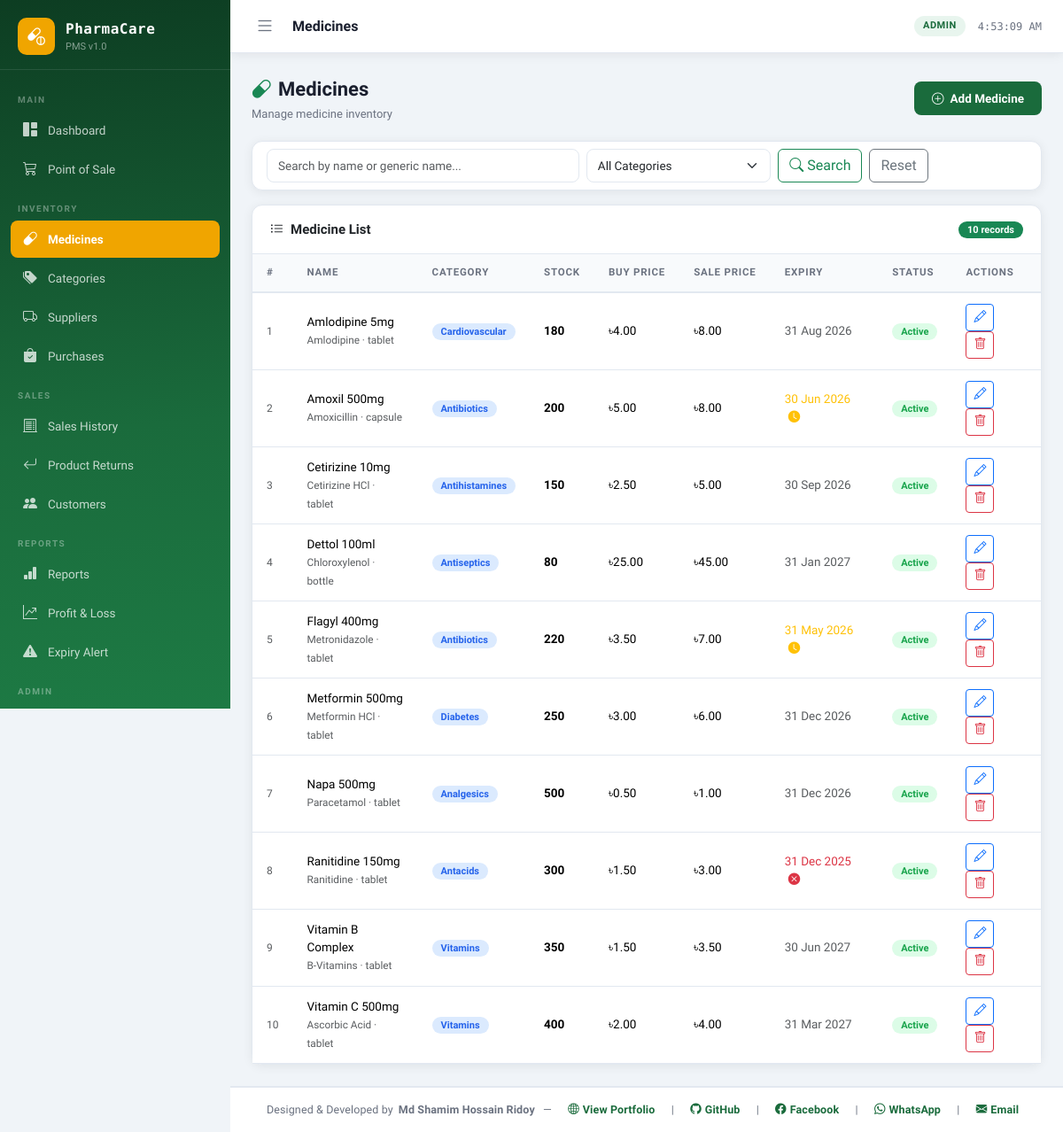
The app's page /pages/medicines.php (signed in) with its own data.
### tables this page shows
CREATE TABLE IF NOT EXISTS medicines (
    id INT AUTO_INCREMENT PRIMARY KEY,
    name VARCHAR(150) NOT NULL,
    generic_name VARCHAR(150),
    category_id INT,
    supplier_id INT,
    unit VARCHAR(50) DEFAULT 'pcs',
    purchase_price DECIMAL(10,2) DEFAULT 0.00,
    sale_price DECIMAL(10,2) DEFAULT 0.00,
    stock_qty INT DEFAULT 0,
    min_stock INT DEFAULT 10,
    batch_number VARCHAR(50),
    manufacture_date DATE,
    expiry_date DATE,
    description TEXT,
    status ENUM('active','inactive') DEFAULT 'active',
    created_at TIMESTAMP DEFAULT CURRENT_TIMESTAMP,
    FOREIGN KEY (category_id) REFERENCES categories(id) ON DELETE SET NULL,
    FOREIGN KEY (supplier_id) REFERENCES suppliers(id) ON DELETE SET NULL
);

CREATE TABLE IF NOT EXISTS categories (
    id INT AUTO_INCREMENT PRIMARY KEY,
    name VARCHAR(100) NOT NULL,
    description TEXT,
    created_at TIMESTAMP DEFAULT CURRENT_TIMESTAMP
);

### includes/auth.php (called while the page is built, shortened)
<?php
function hasRole($role) {
    return isset($_SESSION['role']) && $_SESSION['role'] === $role;
}
function isExpiringSoon($date, $days = 90) {
    return strtotime($date) <= strtotime("+{$days} days");
}
function isExpired($date) {
    return strtotime($date) < time();
}
?>

### pages/medicines.php (the view, shortened to what this page needs)
<?php
require_once '../includes/auth.php';
require_once '../includes/db.php';
$search = trim($_GET['search'] ?? '');
$where = "WHERE m.status='active'";
$params = [];
$types = '';
$sql = "SELECT m.*, c.name cat_name, s.name sup_name FROM medicines m LEFT JOIN categories c ON m.category_id=c.id LEFT JOIN suppliers s ON m.supplier_id=s.id $where ORDER BY m.name";
if ($params) {
    $stmt = $conn->prepare($sql);
    $stmt->bind_param($types, ...$params);
    $stmt->execute();
    $medicines = $stmt->get_result()->fetch_all(MYSQLI_ASSOC);
} else {
    $medicines = $conn->query($sql)->fetch_all(MYSQLI_ASSOC);
}
include '../includes/header.php';
?>
<div class="page-header">
    <div>
        <div class="page-title"><i class="bi bi-capsule me-2 text-success"></i>Medicines</div>
        <div class="page-subtitle">Manage medicine inventory</div>
    </div>
    <button class="btn-primary-custom" data-bs-toggle="modal" data-bs-target="#addModal">
        <i class="bi bi-plus-circle"></i> Add Medicine
    </button>
</div>
<div class="card mb-3">
    <div class="card-body py-2">
        <form class="row g-2 align-items-center">
            <div class="col-md-5">
                <input type="text" name="search" class="form-control" placeholder="Search by name or generic name..." value="<?= htmlspecialchars($search) ?>">
            </div>
            <div class="col-md-3">
                <select name="cat" class="form-select">
                    <option value="">All Categories</option>
                </select>
            </div>
            <div class="col-auto">
                <button type="submit" class="btn btn-outline-success"><i class="bi bi-search me-1"></i>Search</button>
                <a href="medicines.php" class="btn btn-outline-secondary ms-1">Reset</a>
            </div>
        </form>
    </div>
</div>
<div class="card">
    <div class="card-header justify-content-between">
        <span><i class="bi bi-list-ul me-2"></i>Medicine List</span>
        <span class="badge bg-success"><?= count($medicines) ?> records</span>
    </div>
    <div class="table-responsive">
        <table class="table table-hover mb-0">
            <thead><tr>
                <th>#</th><th>Name</th><th>Category</th><th>Stock</th><th>Buy Price</th><th>Sale Price</th><th>Expiry</th><th>Status</th><th>Actions</th>
            </tr></thead>
            <tbody>
                <?php foreach ($medicines as $i => $m):
                    $expired = isExpired($m['expiry_date'] ?? '');
                    $expiring = !$expired && isExpiringSoon($m['expiry_date'] ?? '9999-12-31');
                    $rowClass = $expired ? 'expiry-critical' : ($expiring ? 'expiry-warning' : '');
                ?>
                <tr class="<?= $rowClass ?>">
                    <td class="text-muted" style="font-size:12px;"><?= $i+1 ?></td>
                    <td>
                        <div class="fw-600"><?= htmlspecialchars($m['name']) ?></div>
                        <small class="text-muted"><?= htmlspecialchars($m['generic_name'] ?? '') ?> &middot; <?= htmlspecialchars($m['unit']) ?></small>
                    </td>
                    <td><span class="badge badge-info"><?= htmlspecialchars($m['cat_name'] ?? 'N/A') ?></span></td>
                    <td class="<?= $m['stock_qty'] <= $m['min_stock'] ? 'stock-low' : 'stock-ok' ?>">
                        <?= $m['stock_qty'] ?>
                    </td>
                    <td>৳<?= number_format($m['purchase_price'], 2) ?></td>
                    <td class="fw-600">৳<?= number_format($m['sale_price'], 2) ?></td>
                    <td>
                        <?php if ($m['expiry_date']): ?>
                        <span class="<?= $expired ? 'text-danger fw-600' : ($expiring ? 'text-warning fw-600' : 'text-muted') ?>">
                            <?= date('d M Y', strtotime($m['expiry_date'])) ?>
                            <?php if ($expired): ?><i class="bi bi-x-circle-fill ms-1"></i><?php elseif ($expiring): ?><i class="bi bi-clock-fill ms-1"></i><?php endif; ?>
                        </span>
                        <?php else: ?>—<?php endif; ?>
                    </td>
                    <td><span class="badge badge-active"><?= ucfirst($m['status']) ?></span></td>
                    <td>
                        <button class="btn btn-sm btn-outline-primary me-1" onclick="editMedicine(<?= htmlspecialchars(json_encode($m)) ?>)"><i class="bi bi-pencil"></i></button>
                        <?php if (hasRole('admin')): ?>
                        <a href="medicines.php?delete=<?= $m['id'] ?>" class="btn btn-sm btn-outline-danger" data-confirm="Deactivate this medicine?"><i class="bi bi-trash"></i></a>
                        <?php endif; ?>
                    </td>
                </tr>
                <?php endforeach; ?>
            </tbody>
        </table>
    </div>
</div>
<?php include '../includes/footer.php'; ?>

### assets/css/style.css (style rules this page uses)
:root { --sidebar-w: 260px; --topbar-h: 60px; --primary: #1a6b3c; --primary-dark: #124d2c; --primary-light: #e8f5ee; --accent: #f0a500; --accent-light: #fff8e6; --danger: #e63946; --warning: #f4a261; --info: #2176ae; --bg: #f0f4f8; --surface: #ffffff; --text: #1a1f2e; --text-muted: #6b7280; --border: #e2e8f0; --radius: 12px; --radius-sm: 8px; --shadow: 0 2px 12px rgba(0,0,0,0.07); --shadow-lg: 0 8px 32px rgba(0,0,0,0.12); }
* { box-sizing: border-box; margin: 0; padding: 0; }
body { font-family: 'Plus Jakarta Sans', sans-serif; background: var(--bg); color: var(--text); min-height: 100vh; overflow-x: hidden; }
.card { border: 1px solid var(--border); border-radius: var(--radius); box-shadow: var(--shadow); background: var(--surface); }
.card-header { background: none; border-bottom: 1px solid var(--border); padding: 16px 20px; font-weight: 700; font-size: 15px; display: flex; align-items: center; gap: 8px; }
.table { margin: 0; }
.table thead th { background: #f8fafc; font-size: 11.5px; font-weight: 700; letter-spacing: .8px; text-transform: uppercase; color: var(--text-muted); border-bottom: 2px solid var(--border); padding: 12px 16px; white-space: nowrap; }
.table tbody td { padding: 12px 16px; font-size: 13.5px; vertical-align: middle; border-color: var(--border); }
.badge { font-size: 11px; font-weight: 600; padding: 4px 10px; border-radius: 20px; }
.badge-active { background: #dcfce7; color: #16a34a; }
.badge-info { background: #dbeafe; color: #2563eb; }
.form-control, .form-select { border: 1.5px solid var(--border); border-radius: var(--radius-sm); font-size: 13.5px; padding: 8px 12px; transition: border-color .2s, box-shadow .2s; }
.btn-primary-custom { background: var(--primary); color: #fff; border: none; padding: 9px 20px; border-radius: var(--radius-sm); font-size: 13.5px; font-weight: 600; cursor: pointer; transition: background .2s, transform .1s; display: inline-flex; align-items: center; gap: 7px; }
.page-header { display: flex; align-items: center; justify-content: space-between; margin-bottom: 20px; flex-wrap: wrap; gap: 10px; }
.page-title { font-size: 22px; font-weight: 800; color: var(--text); }
.page-subtitle { font-size: 13px; color: var(--text-muted); margin-top: 2px; }
.expiry-critical { background: #fff0f0 !important; }
.expiry-warning { background: #fffbeb !important; }
.stock-ok { color: #16a34a; font-weight: 600; }

### records on screen
medicines: name "Amlodipine 5mg", generic_name "Amlodipine", unit "tablet", category.name "Cardiovascular", stock_qty "180", purchase_price "4.00", sale_price "8.00", expiry_date "31 Aug 2026", status "Active"
medicines: name "Amoxil 500mg", generic_name "Amoxicillin", unit "capsule", category.name "Antibiotics", stock_qty "200", purchase_price "5.00", sale_price "8.00", expiry_date "30 Jun 2026", status "Active"
medicines: name "Cetirizine 10mg", generic_name "Cetirizine HCl", unit "tablet", category.name "Antihistamines", stock_qty "150", purchase_price "2.50", sale_price "5.00", expiry_date "30 Sep 2026", status "Active"
medicines: name "Dettol 100ml", generic_name "Chloroxylenol", unit "bottle", category.name "Antiseptics", stock_qty "80", purchase_price "25.00", sale_price "45.00", expiry_date "31 Jan 2027", status "Active"
medicines: name "Flagyl 400mg", generic_name "Metronidazole", unit "tablet", category.name "Antibiotics", stock_qty "220", purchase_price "3.50", sale_price "7.00", expiry_date "31 May 2026", status "Active"
medicines: name "Metformin 500mg", generic_name "Metformin HCl", unit "tablet", category.name "Diabetes", stock_qty "250", purchase_price "3.00", sale_price "6.00", expiry_date "31 Dec 2026", status "Active"
medicines: name "Napa 500mg", generic_name "Paracetamol", unit "tablet", category.name "Analgesics", stock_qty "500", purchase_price "0.50", sale_price "1.00", expiry_date "31 Dec 2026", status "Active"
medicines: name "Ranitidine 150mg", generic_name "Ranitidine", unit "tablet", category.name "Antacids", stock_qty "300", purchase_price "1.50", sale_price "3.00", expiry_date "31 Dec 2025", status "Active"
medicines: name "Vitamin B Complex", generic_name "B-Vitamins", unit "tablet", category.name "Vitamins", stock_qty "350", purchase_price "1.50", sale_price "3.50", expiry_date "30 Jun 2027", status "Active"
medicines: name "Vitamin C 500mg", generic_name "Ascorbic Acid", unit "tablet", category.name "Vitamins", stock_qty "400", purchase_price "2.00", sale_price "4.00", expiry_date "31 Mar 2027", status "Active"

### other values on screen
str_replace('_', ' ', $currentPage) "Medicines"
$user['role'] "ADMIN"
count($medicines) "10"
